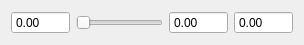
<?xml version="1.0" encoding="UTF-8"?>
<ui version="4.0">
 <class>CEditRangeFloatWidget</class>
 <widget class="QWidget" name="CEditRangeFloatWidget">
  <property name="geometry">
   <rect>
    <x>0</x>
    <y>0</y>
    <width>304</width>
    <height>32</height>
   </rect>
  </property>
  <property name="windowTitle">
   <string>Form</string>
  </property>
  <layout class="QHBoxLayout" name="horizontalLayout">
   <item>
    <widget class="QDoubleSpinBox" name="startSpinBox">
     <property name="buttonSymbols">
      <enum>QAbstractSpinBox::NoButtons</enum>
     </property>
     <property name="keyboardTracking">
      <bool>false</bool>
     </property>
     <property name="decimals">
      <number>2</number>
     </property>
     <property name="minimum">
      <double>-9999.000000000000000</double>
     </property>
     <property name="maximum">
      <double>9999.000000000000000</double>
     </property>
    </widget>
   </item>
   <item>
    <widget class="QSlider" name="horizontalSlider">
     <property name="minimumSize">
      <size>
       <width>50</width>
       <height>0</height>
      </size>
     </property>
     <property name="minimum">
      <number>0</number>
     </property>
     <property name="maximum">
      <number>1000000</number>
     </property>
     <property name="orientation">
      <enum>Qt::Horizontal</enum>
     </property>
    </widget>
   </item>
   <item>
    <widget class="QDoubleSpinBox" name="endSpinBox">
     <property name="buttonSymbols">
      <enum>QAbstractSpinBox::NoButtons</enum>
     </property>
     <property name="keyboardTracking">
      <bool>false</bool>
     </property>
     <property name="decimals">
      <number>2</number>
     </property>
     <property name="minimum">
      <double>-9999.000000000000000</double>
     </property>
     <property name="maximum">
      <double>9999.000000000000000</double>
     </property>
    </widget>
   </item>
   <item>
    <widget class="QDoubleSpinBox" name="currentSpinBox">
     <property name="frame">
      <bool>true</bool>
     </property>
     <property name="readOnly">
      <bool>true</bool>
     </property>
     <property name="buttonSymbols">
      <enum>QAbstractSpinBox::NoButtons</enum>
     </property>
     <property name="keyboardTracking">
      <bool>false</bool>
     </property>
     <property name="decimals">
      <number>2</number>
     </property>
     <property name="minimum">
      <double>-9999.000000000000000</double>
     </property>
     <property name="maximum">
      <double>9999.000000000000000</double>
     </property>
     <property name="value">
      <double>0.000000000000000</double>
     </property>
    </widget>
   </item>
  </layout>
 </widget>
 <resources>
  <include location="object_viewer_qt.qrc"/>
 </resources>
 <connections/>
</ui>
